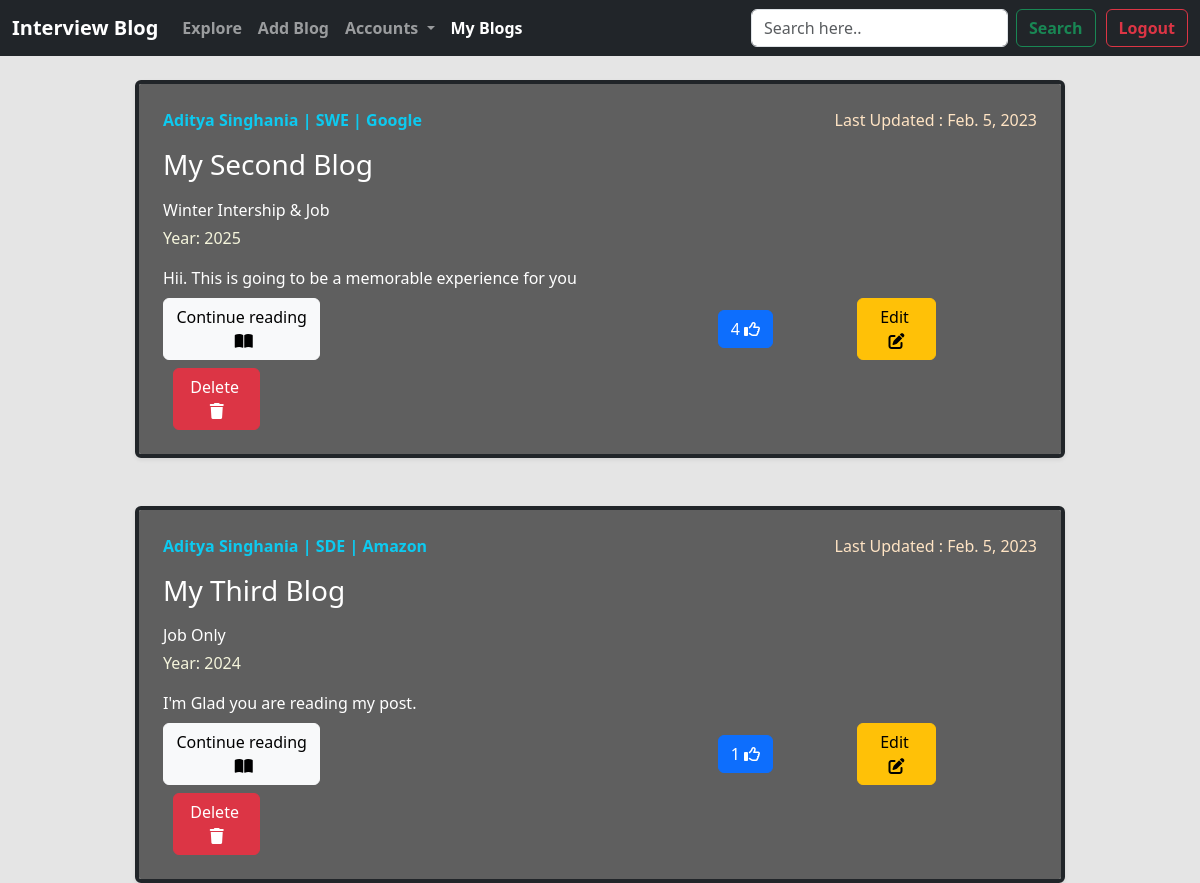
The app's page /myblogs/ (signed in), older data.
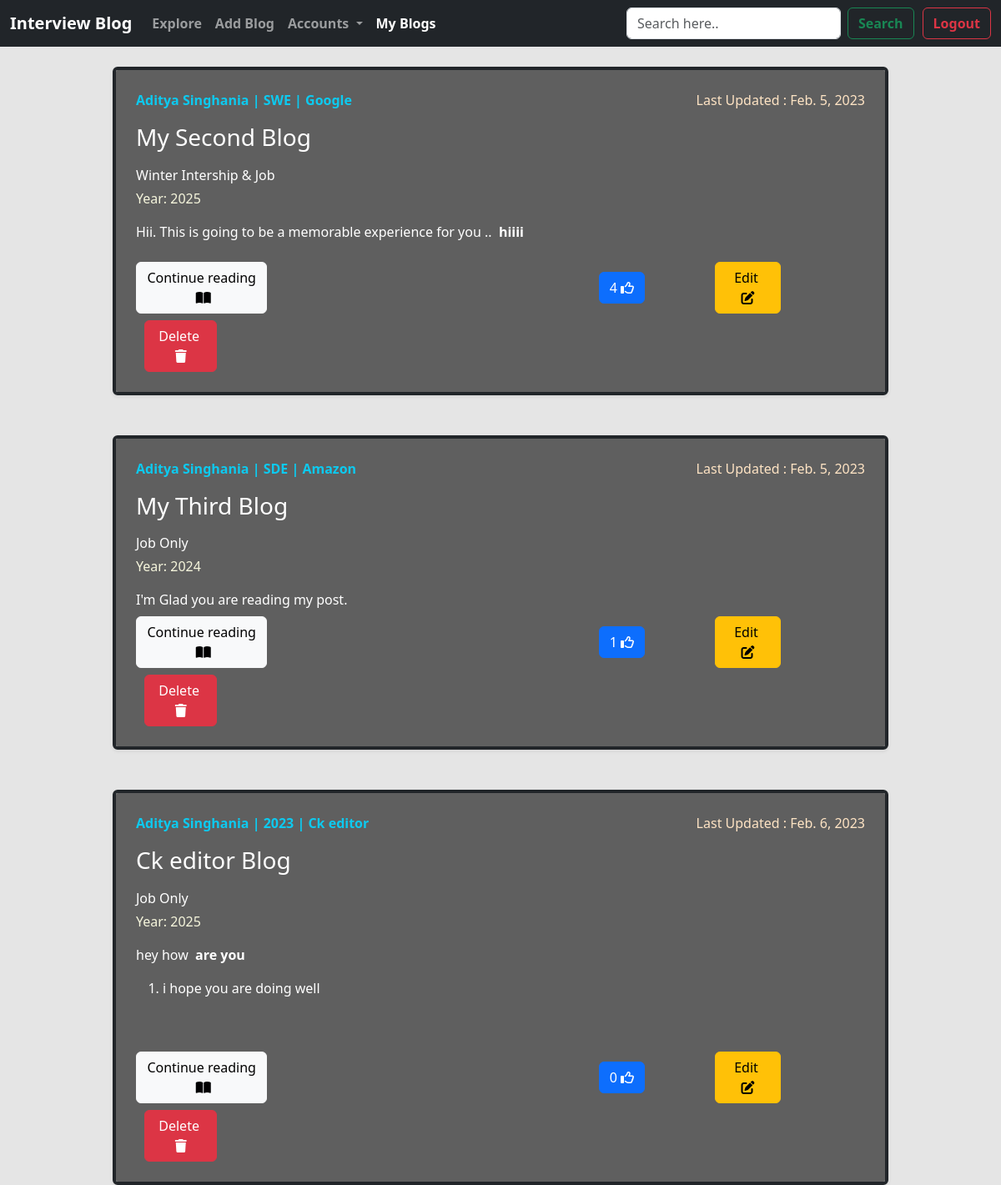
The same page, newer data.
### BlogApp/models.py (models this page shows, shortened)
class BlogPost(models.Model):
    post_id = models.AutoField(primary_key=True)
    blog_title = models.CharField(max_length=100,default="Read my first post")
    blog_content = RichTextField(blank=True, null=True)
    company_name = models.CharField(max_length=50,default="")
    CHOICES = (('Summer Internship','Summer Intership'),('Winter Internship Only','Winter Intership Only'),('Winter Internship & Job','Winter Internship & Job'),('Job Only','Job Only'))
    job_offer_type = models.CharField(max_length=100, choices=CHOICES, default="Job Only")
    job_profile = models.CharField(max_length=50,default="")
    year = models.IntegerField()
    author = models.ForeignKey(User,on_delete=models.CASCADE,blank=True,null=True)
    bookmarks = models.ManyToManyField(User, default=None, blank=True, related_name='bookmarks')
    likes = models.ManyToManyField(User, default=None, blank=True, related_name='likes')
    post_date = models.DateField(auto_now_add=True)

### BlogApp/views.py (the view)
# urls.py: path('myblogs/',views.myblogs, name="myblogs"),
@login_required(login_url='/login')
def myblogs(request):
    author=request.user
    post = BlogPost.objects.filter(author=author)
    return render(request, 'myblogs.html', { 'post': post})

### BlogApp/templates/myblogs.html (shortened to what this page needs)
<!doctype html>
<html lang="en">
<head>
  <link rel="stylesheet" href="https://kit.fontawesome.com/961682fbc2.css">
  <link href="https://cdn.jsdelivr.net/npm/bootstrap@5.3.0-alpha1/dist/css/bootstrap.min.css" rel="stylesheet"
>
</head>
<body>
  <nav class="navbar navbar-expand-lg navbar-dark bg-dark">
    <div class="container-fluid">
      <a class="navbar-brand" href="#" style=" font-weight:bold;">Interview Blog</a>
      <div class="collapse navbar-collapse" id="navbarSupportedContent">
        <ul class="navbar-nav me-auto mb-2 mb-lg-0">
          <li class="nav-item">
            <a class="nav-link " style=" font-weight:bold;" aria-current="page" href="{% url 'home' %}">Explore</a>
          </li>
          <li class="nav-item">
            <a class="nav-link" style=" font-weight:bold;" href="{% url 'addpost' %}">Add Blog</a>
          </li>
          <li class="nav-item dropdown">
            <a class="nav-link dropdown-toggle" style=" font-weight:bold;" href="#" role="button"
              data-bs-toggle="dropdown" aria-expanded="false">
              Accounts
            </a>
          </li>
          <li class="nav-item">
            <a class="nav-link active " style=" font-weight:bold;" href="{% url 'myblogs' %}">My Blogs</a>
          </li>
        </ul>
        <form class="d-flex" role="search" method="get" action="/search">
          <input class="form-control me-2" type="search" placeholder="Search here.." aria-label="Search" name="search"
            id="search">
          <button class="btn btn-outline-success" style=" font-weight:bold;" type="submit">Search</button>
        </form>
        <button class="btn btn-outline-danger" style=" font-weight:bold; margin-left: 10px;" type="submit">
          <a class="nav-link" style=" font-weight:bold;" href="{% url 'logout' %}">Logout</a>
        </button>
      </div>
    </div>
  </nav>
  <section class="vh-100">
    <div style="height: auto;">
      <div class="container my-4">
        {% for i in post %}
        <div class="col-md-10 offset-md-1">
          <div class="row g-0 border border-dark border-4 rounded overflow-hidden flex-md-row mb-5 shadow-sm h-md-250 position-relative">
            <div class="col p-4 d-flex flex-column position-static " style="background:rgb(95, 95, 95) ;">
              <div class="d-flex justify-content-between">
                <strong class="d-inline-block mb-2 text-info">{{i.author.first_name}} {{i.author.last_name}} | {{i.job_profile}} | {{i.company_name}}</strong><p style="color: bisque;">Last Updated : {{i.post_date}}</p>
              </div>
              <h3 class="mb-3 cw">{{i.blog_title}}</h3>
              <p class="card-text mb-1 cw">{{i.job_offer_type}}</p>
              <div class="mb-3" style="color:beige">Year: {{i.year}}</div>
                        <span class="cw">{{i.blog_content|safe|slice:120}}</span>
              <span>
                <a href="/viewpost/{{i.post_id}}" class=" btn btn-light mt-2" role="button"
                  style="width: 18%;">Continue reading &nbsp;<i class="fa-solid fa-book-open"></i></a>
                <button type="button" class="btn btn-primary mt-2" style="margin-left: 45%;">{{i.likes.count}}
                  <i class="fa-regular fa-thumbs-up"></i></button>
                <a href="/editpost/{{i.post_id}}" class=" btn btn-warning mt-2" style=" width: 9%;margin-left: 80px;"
                  role="button">Edit&nbsp; <i class="fa-solid fa-pen-to-square"></i></a>
                <a href="/deletepost/{{i.post_id}}" class=" btn btn-danger mt-2" role="button"
                  style="width: 10%; margin-left:10px">Delete&nbsp; <i class="fa-solid fa-trash"></i></a>
              </span>
            </div>
          </div>
        </div>
        {% endfor %}
      </div>
    </div>
  </section>
</body>
</html>

### BlogApp/templates/myblogs.html (style rules this page uses)
body { background:rgb(229, 229, 229); }
.cw { color: white; }

Row changes from the older to the newer data that the page shows:
changed BlogPost "My Second Blog": blog_content "Hii. This is going to be a memorable experience for you" → "Hii. This is going to be a memorable experience for you .. hiiii"
added BlogPost: author.first_name "Aditya", author.last_name "Singhania", job_profile "2023", company_name "Ck editor", post_date "Feb. 6, 2023", blog_title "Ck editor Blog", job_offer_type "Job Only", year "2025", blog_content "hey how are you i hope you are doing well", likes.count "0"
